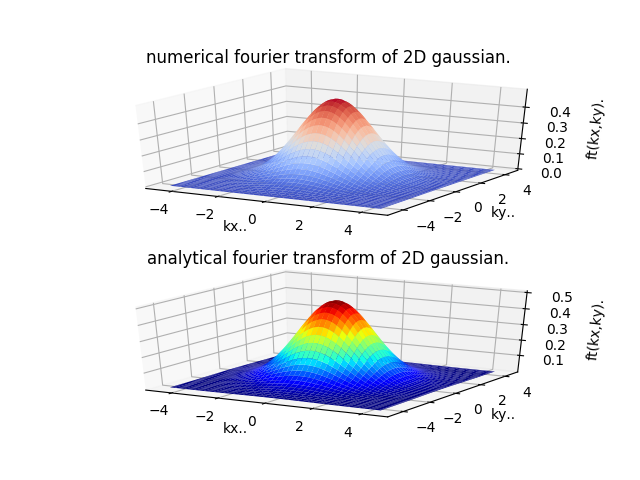

This figure's Python source:
import numpy as np
import matplotlib.pyplot as plt
from matplotlib import cm 
from mpl_toolkits.mplot3d import Axes3D

n=128
dx=0.7
xmin=-(n-1)*dx/2
xmax=xmin+(n-1)*dx 

x=np.linspace(xmin,xmax,n)
y=x
[X,Y]=np.meshgrid(x,y)

Z=np.exp(-X**2-Y**2) 

kx=2*np.pi/(n*dx)*(np.arange(n)-n/2)
ky=kx
[KX,KY]=np.meshgrid(kx,ky)

dft=np.fft.fft2(Z)/n 

#sorting dft.
k=np.fft.fftfreq(n,dx)
l=np.argsort(k)
for i in range(n):
  dft[i]=dft[i][l]
for i in range(n):
  dft[:,i]=dft[:,i][l]
  
dft=(dx*np.sqrt(n/(2*np.pi)))**2*np.exp(-1j*(KX+KY)*xmin)*dft 

#analytic ft..
Z_an=np.exp(-(KX**2+KY**2)/4)/2

fig=plt.figure()

ax=fig.add_subplot(211,projection='3d')
ax.plot_surface(KX,KY,np.real(dft),cmap=cm.coolwarm)
ax.set_xlabel('kx..')
ax.set_ylabel('ky..')
ax.set_zlabel('ft(kx,ky).')
ax.set_title("numerical fourier transform of 2D gaussian.") 

ax=fig.add_subplot(212,projection='3d')
ax.plot_surface(KX,KY,Z_an,cmap=cm.jet,label='analytic ft..')
ax.set_xlabel('kx..')
ax.set_ylabel('ky..')
ax.set_zlabel('ft(kx,ky).')
ax.set_title("analytical fourier transform of 2D gaussian.")

plt.show()


















 
